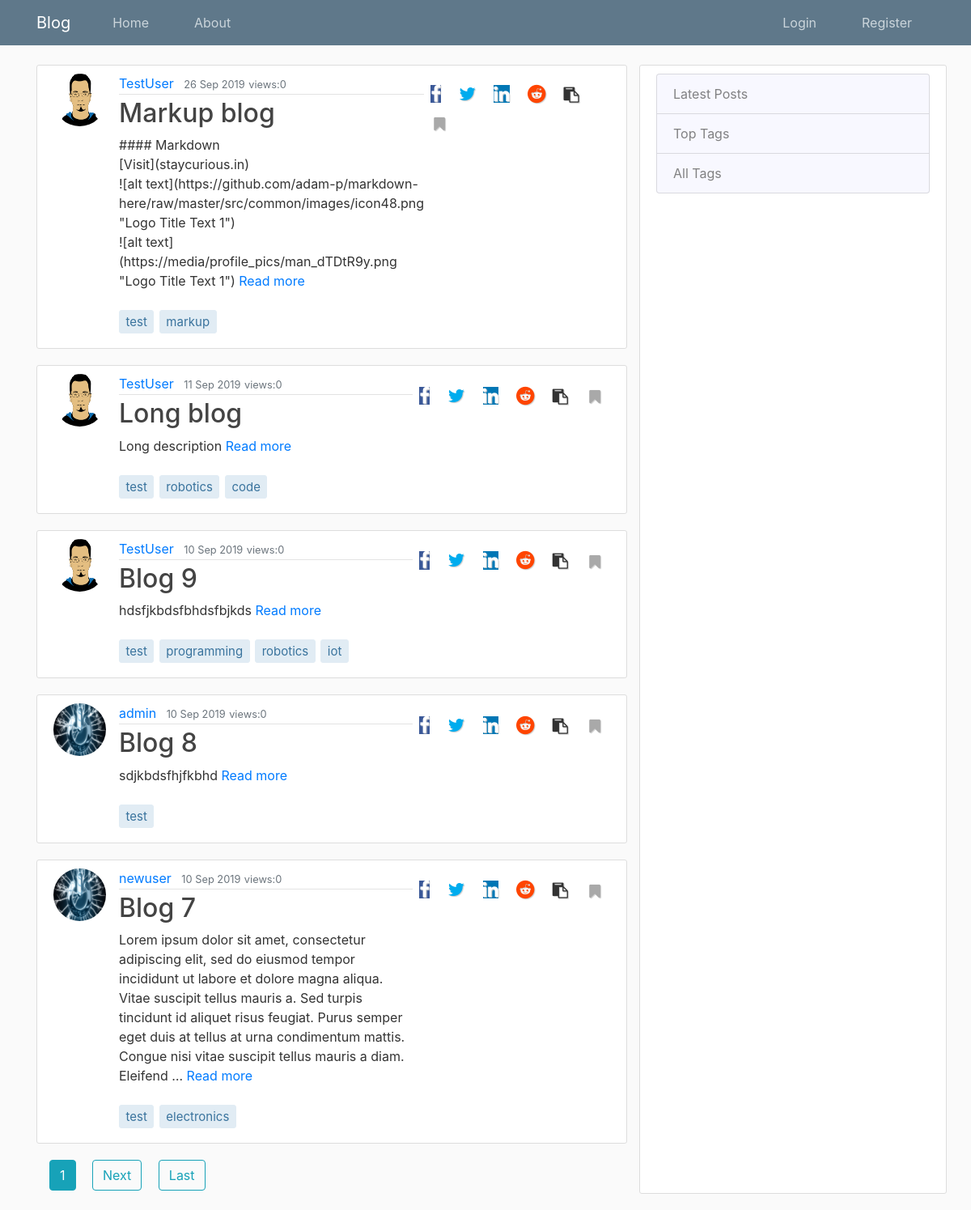
The page /blog/ on the database as committed earlier.
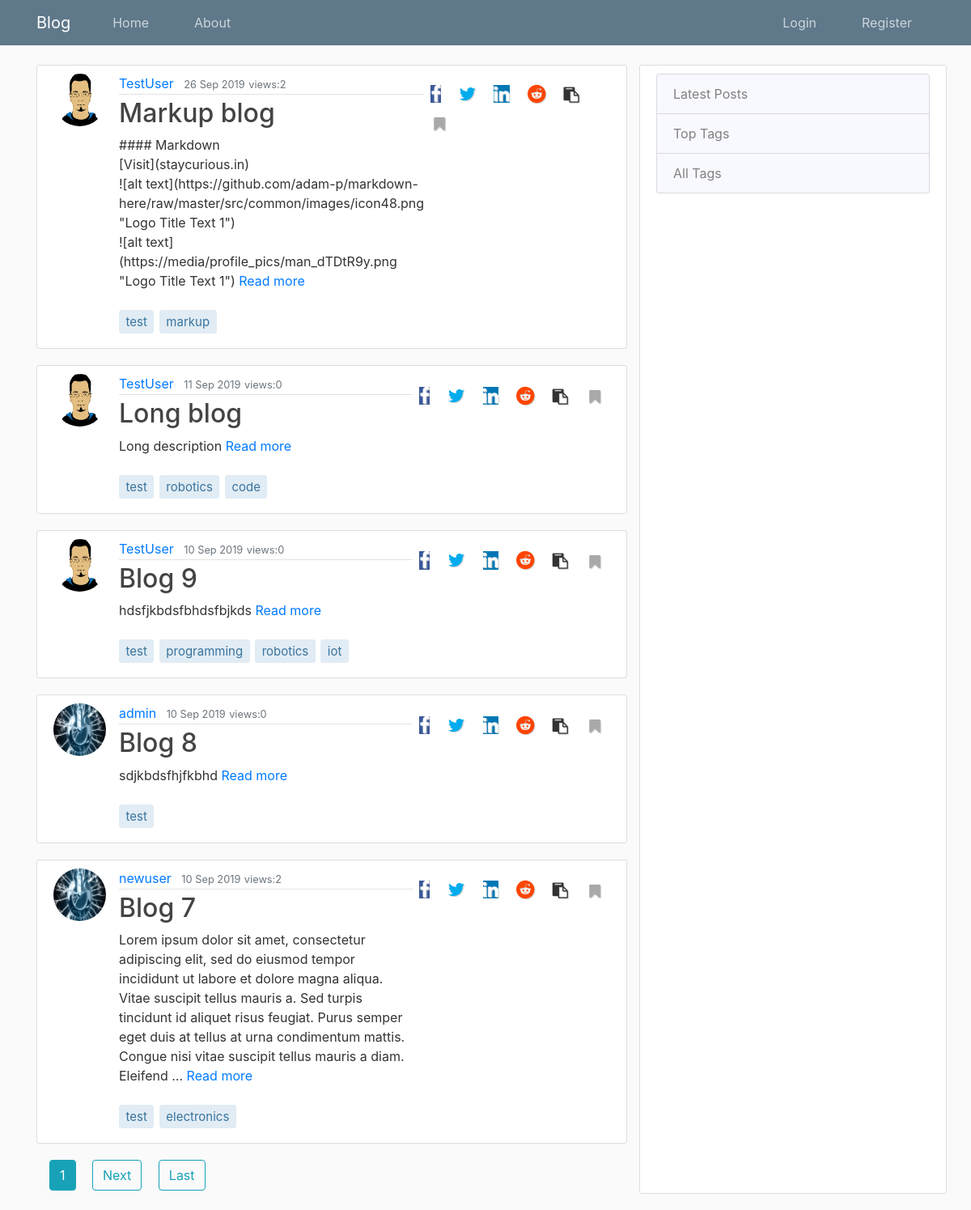
The same page on the database as committed later.
### Blog/models.py (models this page shows, shortened)
class Post(models.Model):
    title = models.CharField(help_text='Try to keep the title short, within 80 characters.', max_length=80, unique=True)
    slug = models.SlugField(default='', max_length=80)
    content = MarkupField(help_text=('This field supports all markup formatting'),
                        default='',
                        default_markup_type='markdown',
                        )
    tags = models.CharField(help_text='Enter tags separated by spaces. Do not enter more than 5 tags', max_length=80, default='', blank=True)
    date_posted = models.DateTimeField(default=timezone.now)
    last_updated = models.DateTimeField(auto_now=True)
    author = models.ForeignKey(User, null=True, on_delete=models.SET_NULL)
    publish = models.BooleanField(default=False)
    def get_tags_list(self):
        return self.tags.split()
    def get_post_detail_url(self):
        return reverse('Blog:post-detail', kwargs={'slug':self.slug})
    @property
    def hit_count(self):
        url, created = UrlHit.objects.get_or_create(url=self.get_post_detail_url())
        return url.hits

### Track/models.py (models this page shows, shortened)
class UrlHit(models.Model):
    url     = models.URLField()
    hits    = models.PositiveIntegerField(default=0)
    class Meta:
        ordering = ['-hits']

### Users/models.py (models this page shows, shortened)
class Profile(models.Model):
    user = models.OneToOneField(User, on_delete=models.CASCADE)
    bio = models.CharField(null=True, max_length=140, blank=True)
    image = models.ImageField(default='default.jpg', upload_to='profile_pics', blank=True)
    public = models.BooleanField(default=False)
    website = models.CharField(null=True, blank=True, max_length=80)
    location = models.CharField(null=True, max_length=200, blank=True)
    join_date = models.DateTimeField(auto_now_add=True)
    bookmarked_posts = models.ManyToManyField(Post)

### Blog/views.py (the view)
# urls.py: path('', views.PostListView.as_view(), name='home'),
class PostListView(ListView):
    template_name = 'Blog/home.html'   # <app>/<model>_<viewtype>.html
    context_object_name = 'posts'
    paginate_by = 5
    def get_queryset(self):
        return Post.objects.filter(publish=True).order_by('-date_posted')
    def get_context_data(self, **kwargs):
        context = super(PostListView, self).get_context_data(**kwargs)
        if self.request.user.is_authenticated:
            context['profile'] = self.request.user.profile
        return context

### Blog/templates/Blog/home.html
{% extends "Blog/base.html" %}
{% block content %}
{% include "post_list.html" %}
{% include "paginate.html" %}
{% endblock content %}

### Blog/templates/post_list.html (shortened to what this page needs)
{% for post in posts %}
<div class="media content-section">
    <img class="rounded-circle article-img" src="{{ post.author.profile.image.url }}">
    <div class="media-body">
        <div class="article-metadata">
            <a class="mr-2" href="{% url 'Blog:user-posts' post.author.username %}">{{ post.author }}</a>
            <small class="text-muted">{{ post.date_posted|date:"j M Y" }}</small>
            <small class="text-muted">views:{{post.hit_count}}</small>
        </div>
        <h2><a class="article-title" href="{% url 'Blog:post-detail' post.slug %}">{{ post.title }}</a></h2>
        <p class="article-short-des">{{ post.content|truncatewords_html:'50' }}&nbsp<span><a href="{% url 'Blog:post-detail' post.slug %}">Read more</a></p>
        {% include "tags.html" with tags=post.get_tags_list %}
    </div>
{% include "share.html" %}
</div>
{% endfor %}

### Blog/templates/tags.html (shortened to what this page needs)
<span>
{% for tag in tags %}
    <a href="{% url 'Blog:tagged' tag %}"><p class="article-tags">{{ tag }}</p></a>
{% endfor %}
</span>

### Blog/templates/share.html
{% with domain='https://staycurious.in' %}
<ul class="list-unstyled share-icon mt-2 mb-2 float-right">
    {% url 'Blog:post-detail' post.slug as link %}
    {% with domain|add:link as link %}
        <li><a href="http://www.facebook.com/sharer.php?u={{link}}" rel="nofollow noopener noreferrer" target="_blank"><i class="fa fa-facebook ml-2 mr-2"></i></a></li>
        <li><a href="http://www.twitter.com/share?text={{object.title}}&url={{link}}" rel="nofollow noopener noreferrer" target="_blank"><i class="fa fa-twitter ml-2 mr-2"></i></a></li>
        <li><a href="http://www.linkedin.com/shareArticle?mini=true&url={{link|urlencode:''}}&title={{object.title|urlencode}}&source=StayCurious-Blog" rel="nofollow noopener noreferrer" target="_blank" ><i class="fa fa-linkedin ml-2 mr-2"></i></a></li>
        <li><a href="http://www.reddit.com/submit?url={{link}}post-to-reddit-via-url&titile={{object.title|urlencode}}" rel="nofollow noopener noreferrer" target="_blank"><i class="fa fa-reddit ml-2 mr-2"></i></a></li>
        <li><a class="copy" data-text={{link}} title="Copy link"><i class="fa fa-clipboard ml-2 mr-2"></i></a></li>
        {% if post.id in profile.get_bookmarked_posts %}
        <li><a id="unbookmark" class="btn bookmark" data-post={{post.slug}} data-url={% url 'Blog:bookmark-post'%} title="Remove from bookmark"><i class="fa fa-bookmark" style="color:steelblue"></i></a></li>
        {% else %}
        <li><a id="bookmark" class="btn bookmark" data-post={{post.slug}} data-url={% url 'Blog:bookmark-post'%} title="Bookmark this post"><i class="fa fa-bookmark" style="color:darkgrey"></i></a></li>
        {% endif %}
    {% endwith %}
</ul>
{% endwith %}

Rows that differ between the two databases and show on the page:
changed through a linked row, Post "Markup blog": hit_count "0" → "2"
changed through a linked row, Post "Blog 7": hit_count "0" → "2"
